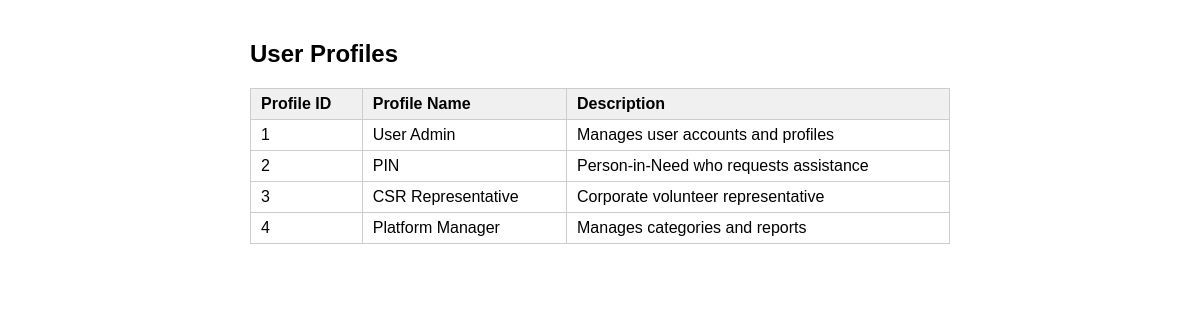
The app's page /UserStory07/Boundary/adminViewProfilePage.php with its own data.
### tables this page shows
CREATE TABLE `user_profiles` (
  `profile_id` int(11) NOT NULL,
  `profile_name` varchar(50) NOT NULL,
  `profile_status` enum('ACTIVE','SUSPENDED') NOT NULL DEFAULT 'ACTIVE',
  `description` varchar(255) DEFAULT NULL
);

### UserStory07/Entity/UserProfile.php (called while the page is built, shortened)
<?php
class UserProfile
{
    private $conn;
    public function __construct()
    {
        $db = new Database();
        $this->conn = $db->getConnection();
    }
    public function viewUserProfiles(): array
    {
        $sql = "SELECT profile_id, profile_name, description FROM user_profiles ORDER BY profile_id ASC";
        $stmt = $this->conn->prepare($sql);
        $stmt->execute();
        $rows = $stmt->fetchAll();
        return $rows !== false ? $rows : [];
    }
}

### UserStory07/Database.php (called while the page is built)
<?php
class Database
{
    private $host = 'localhost';
    private $db   = 'zerothree';
    private $user = 'root';
    private $pass = '';
    private $charset = 'utf8mb4';
    public function getConnection()
    {
        $dsn = "mysql:host={$this->host};dbname={$this->db};charset={$this->charset}";
        $options = [
            PDO::ATTR_ERRMODE            => PDO::ERRMODE_EXCEPTION,
            PDO::ATTR_DEFAULT_FETCH_MODE => PDO::FETCH_ASSOC,
        ];
        return new PDO($dsn, $this->user, $this->pass, $options);
    }
}

### UserStory07/Controller/viewProfileController.php (called while the page is built)
<?php
require_once __DIR__ . '/../Entity/UserProfile.php';
class viewProfileController
{
    private $userProfile;
    public function __construct()
    {
        $this->userProfile = new UserProfile();
    }
    public function viewUserProfiles(): array
    {
        return $this->userProfile->viewUserProfiles();
    }
}

### UserStory07/Boundary/adminViewProfilePage.php (the view, shortened to what this page needs)
<?php
require_once __DIR__ . '/../Controller/viewProfileController.php';
$controller = new viewProfileController();
$profiles = $controller->viewUserProfiles();
?>
<!DOCTYPE html>
<html>
<head>
</head>
<body>
    <div class="container">
        <h2>User Profiles</h2>
        <?php if (empty($profiles)): ?>
            <p>No profiles found.</p>
        <?php else: ?>
            <table>
                <tr>
                    <th>Profile ID</th>
                    <th>Profile Name</th>
                    <th>Description</th>
                </tr>
                <?php foreach ($profiles as $p): ?>
                    <tr>
                        <td><?php echo htmlspecialchars($p['profile_id']); ?></td>
                        <td><?php echo htmlspecialchars($p['profile_name']); ?></td>
                        <td><?php echo htmlspecialchars($p['description']); ?></td>
                    </tr>
                <?php endforeach; ?>
            </table>
        <?php endif; ?>
    </div>
</body>
</html>

### UserStory07/Boundary/adminViewProfilePage.php (style rules this page uses)
body { font-family: Arial, sans-serif; }
.container { max-width: 700px; margin: 40px auto; }
table { border-collapse: collapse; width: 100%; margin-top: 20px; }
th, td { border: 1px solid #ccc; padding: 6px 10px; text-align: left; }
th { background: #f0f0f0; }

### records on screen
user_profiles: profile_id "1", profile_name "User Admin", description "Manages user accounts and profiles"
user_profiles: profile_id "2", profile_name "PIN", description "Person-in-Need who requests assistance"
user_profiles: profile_id "3", profile_name "CSR Representative", description "Corporate volunteer representative"
user_profiles: profile_id "4", profile_name "Platform Manager", description "Manages categories and reports"
